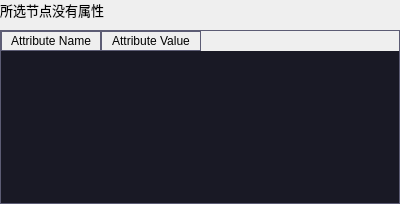
<?xml version="1.0" encoding="UTF-8"?>
<ui version="4.0">
 <class>qMRMLNodeAttributeTableView</class>
 <widget class="QWidget" name="qMRMLNodeAttributeTableView">
  <property name="geometry">
   <rect>
    <x>0</x>
    <y>0</y>
    <width>400</width>
    <height>204</height>
   </rect>
  </property>
  <property name="sizePolicy">
   <sizepolicy hsizetype="Preferred" vsizetype="MinimumExpanding">
    <horstretch>0</horstretch>
    <verstretch>0</verstretch>
   </sizepolicy>
  </property>
  <property name="minimumSize">
   <size>
    <width>0</width>
    <height>115</height>
   </size>
  </property>
  <property name="windowTitle">
   <string>qMRMLNodeAttributeTableView</string>
  </property>
  <property name="styleSheet">
   <string notr="true">QTableView
{
    alternate-background-color:#e3edf9;
    gridline-color: #5c5c74;
	background: #191925;
	border: 1px solid #5c5c74;
	selection-background-color: #6987d5;
	font: 11pt &quot;Microsoft YaHei&quot;;
	color: rgb(255, 255, 255);
}
 
QHeaderView::section
{
    background: #191925;
	border: 1px solid #5c5c74;
	background-color:transparent
}</string>
  </property>
  <layout class="QGridLayout" name="gridLayout">
   <property name="leftMargin">
    <number>0</number>
   </property>
   <property name="topMargin">
    <number>0</number>
   </property>
   <property name="rightMargin">
    <number>0</number>
   </property>
   <property name="bottomMargin">
    <number>0</number>
   </property>
   <property name="spacing">
    <number>10</number>
   </property>
   <item row="0" column="0">
    <widget class="QLabel" name="AttributeTableMessageLabel">
     <property name="sizePolicy">
      <sizepolicy hsizetype="Preferred" vsizetype="Fixed">
       <horstretch>0</horstretch>
       <verstretch>0</verstretch>
      </sizepolicy>
     </property>
     <property name="minimumSize">
      <size>
       <width>0</width>
       <height>13</height>
      </size>
     </property>
     <property name="maximumSize">
      <size>
       <width>580</width>
       <height>16777215</height>
      </size>
     </property>
     <property name="font">
      <font>
       <family>Microsoft YaHei</family>
       <pointsize>10</pointsize>
       <weight>50</weight>
       <bold>false</bold>
      </font>
     </property>
     <property name="text">
      <string>所选节点没有属性</string>
     </property>
    </widget>
   </item>
   <item row="1" column="0">
    <widget class="QTableWidget" name="NodeAttributesTable">
     <property name="sizePolicy">
      <sizepolicy hsizetype="Preferred" vsizetype="MinimumExpanding">
       <horstretch>0</horstretch>
       <verstretch>1</verstretch>
      </sizepolicy>
     </property>
     <property name="minimumSize">
      <size>
       <width>0</width>
       <height>96</height>
      </size>
     </property>
     <property name="maximumSize">
      <size>
       <width>16777215</width>
       <height>16777215</height>
      </size>
     </property>
     <property name="alternatingRowColors">
      <bool>true</bool>
     </property>
     <attribute name="verticalHeaderVisible">
      <bool>false</bool>
     </attribute>
     <column>
      <property name="text">
       <string>Attribute Name</string>
      </property>
     </column>
     <column>
      <property name="text">
       <string>Attribute Value</string>
      </property>
     </column>
    </widget>
   </item>
  </layout>
 </widget>
 <resources/>
 <connections/>
</ui>
